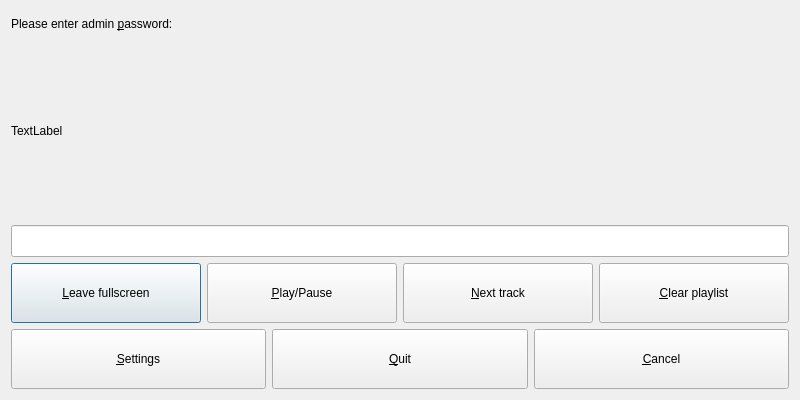
<?xml version="1.0" encoding="UTF-8"?>
<ui version="4.0">
 <class>AdminDialog</class>
 <widget class="QDialog" name="AdminDialog">
  <property name="windowModality">
   <enum>Qt::ApplicationModal</enum>
  </property>
  <property name="enabled">
   <bool>true</bool>
  </property>
  <property name="geometry">
   <rect>
    <x>0</x>
    <y>0</y>
    <width>800</width>
    <height>400</height>
   </rect>
  </property>
  <property name="minimumSize">
   <size>
    <width>0</width>
    <height>0</height>
   </size>
  </property>
  <property name="windowTitle">
   <string>Dialog</string>
  </property>
  <layout class="QVBoxLayout" name="verticalLayout">
   <item>
    <widget class="QLabel" name="label_2">
     <property name="minimumSize">
      <size>
       <width>363</width>
       <height>25</height>
      </size>
     </property>
     <property name="maximumSize">
      <size>
       <width>363</width>
       <height>25</height>
      </size>
     </property>
     <property name="text">
      <string>Please enter admin &amp;password:</string>
     </property>
     <property name="buddy">
      <cstring>pwdEdit</cstring>
     </property>
    </widget>
   </item>
   <item>
    <widget class="QLabel" name="infoLabel">
     <property name="enabled">
      <bool>true</bool>
     </property>
     <property name="text">
      <string>TextLabel</string>
     </property>
    </widget>
   </item>
   <item>
    <widget class="QLineEdit" name="pwdEdit">
     <property name="font">
      <font>
       <pointsize>15</pointsize>
      </font>
     </property>
     <property name="echoMode">
      <enum>QLineEdit::Password</enum>
     </property>
    </widget>
   </item>
   <item>
    <layout class="QVBoxLayout" name="verticalLayout_2">
     <item>
      <layout class="QHBoxLayout" name="horizontalLayout">
       <item>
        <widget class="QPushButton" name="leaveFullscreenBtn">
         <property name="sizePolicy">
          <sizepolicy hsizetype="Expanding" vsizetype="Fixed">
           <horstretch>0</horstretch>
           <verstretch>0</verstretch>
          </sizepolicy>
         </property>
         <property name="minimumSize">
          <size>
           <width>0</width>
           <height>60</height>
          </size>
         </property>
         <property name="text">
          <string>&amp;Leave fullscreen</string>
         </property>
        </widget>
       </item>
       <item>
        <widget class="QPushButton" name="playPauseBtn">
         <property name="sizePolicy">
          <sizepolicy hsizetype="Expanding" vsizetype="Fixed">
           <horstretch>0</horstretch>
           <verstretch>0</verstretch>
          </sizepolicy>
         </property>
         <property name="minimumSize">
          <size>
           <width>0</width>
           <height>60</height>
          </size>
         </property>
         <property name="text">
          <string>&amp;Play/Pause</string>
         </property>
        </widget>
       </item>
       <item>
        <widget class="QPushButton" name="nextBtn">
         <property name="sizePolicy">
          <sizepolicy hsizetype="Expanding" vsizetype="Fixed">
           <horstretch>0</horstretch>
           <verstretch>0</verstretch>
          </sizepolicy>
         </property>
         <property name="minimumSize">
          <size>
           <width>0</width>
           <height>60</height>
          </size>
         </property>
         <property name="text">
          <string>&amp;Next track</string>
         </property>
        </widget>
       </item>
       <item>
        <widget class="QPushButton" name="clearBtn">
         <property name="sizePolicy">
          <sizepolicy hsizetype="Expanding" vsizetype="Fixed">
           <horstretch>0</horstretch>
           <verstretch>0</verstretch>
          </sizepolicy>
         </property>
         <property name="minimumSize">
          <size>
           <width>0</width>
           <height>60</height>
          </size>
         </property>
         <property name="text">
          <string>&amp;Clear playlist</string>
         </property>
        </widget>
       </item>
      </layout>
     </item>
     <item>
      <layout class="QHBoxLayout" name="horizontalLayout_2">
       <item>
        <widget class="QPushButton" name="pushButton">
         <property name="sizePolicy">
          <sizepolicy hsizetype="Expanding" vsizetype="Fixed">
           <horstretch>0</horstretch>
           <verstretch>0</verstretch>
          </sizepolicy>
         </property>
         <property name="minimumSize">
          <size>
           <width>0</width>
           <height>60</height>
          </size>
         </property>
         <property name="text">
          <string>&amp;Settings</string>
         </property>
        </widget>
       </item>
       <item>
        <widget class="QPushButton" name="quitBtn">
         <property name="sizePolicy">
          <sizepolicy hsizetype="Expanding" vsizetype="Fixed">
           <horstretch>0</horstretch>
           <verstretch>0</verstretch>
          </sizepolicy>
         </property>
         <property name="minimumSize">
          <size>
           <width>0</width>
           <height>60</height>
          </size>
         </property>
         <property name="text">
          <string>&amp;Quit</string>
         </property>
        </widget>
       </item>
       <item>
        <widget class="QPushButton" name="cancelBtn">
         <property name="sizePolicy">
          <sizepolicy hsizetype="Expanding" vsizetype="Fixed">
           <horstretch>0</horstretch>
           <verstretch>0</verstretch>
          </sizepolicy>
         </property>
         <property name="minimumSize">
          <size>
           <width>0</width>
           <height>60</height>
          </size>
         </property>
         <property name="text">
          <string>&amp;Cancel</string>
         </property>
        </widget>
       </item>
      </layout>
     </item>
    </layout>
   </item>
  </layout>
 </widget>
 <tabstops>
  <tabstop>pwdEdit</tabstop>
  <tabstop>leaveFullscreenBtn</tabstop>
  <tabstop>playPauseBtn</tabstop>
  <tabstop>nextBtn</tabstop>
  <tabstop>clearBtn</tabstop>
  <tabstop>pushButton</tabstop>
  <tabstop>quitBtn</tabstop>
  <tabstop>cancelBtn</tabstop>
 </tabstops>
 <resources/>
 <connections>
  <connection>
   <sender>cancelBtn</sender>
   <signal>clicked()</signal>
   <receiver>AdminDialog</receiver>
   <slot>cancelDialog()</slot>
   <hints>
    <hint type="sourcelabel">
     <x>788</x>
     <y>303</y>
    </hint>
    <hint type="destinationlabel">
     <x>741</x>
     <y>261</y>
    </hint>
   </hints>
  </connection>
  <connection>
   <sender>quitBtn</sender>
   <signal>clicked()</signal>
   <receiver>AdminDialog</receiver>
   <slot>quitApp()</slot>
   <hints>
    <hint type="sourcelabel">
     <x>394</x>
     <y>303</y>
    </hint>
    <hint type="destinationlabel">
     <x>333</x>
     <y>261</y>
    </hint>
   </hints>
  </connection>
  <connection>
   <sender>pwdEdit</sender>
   <signal>returnPressed()</signal>
   <receiver>leaveFullscreenBtn</receiver>
   <slot>click()</slot>
   <hints>
    <hint type="sourcelabel">
     <x>39</x>
     <y>228</y>
    </hint>
    <hint type="destinationlabel">
     <x>50</x>
     <y>303</y>
    </hint>
   </hints>
  </connection>
  <connection>
   <sender>pushButton</sender>
   <signal>clicked()</signal>
   <receiver>AdminDialog</receiver>
   <slot>settings()</slot>
   <hints>
    <hint type="sourcelabel">
     <x>591</x>
     <y>303</y>
    </hint>
    <hint type="destinationlabel">
     <x>538</x>
     <y>263</y>
    </hint>
   </hints>
  </connection>
  <connection>
   <sender>leaveFullscreenBtn</sender>
   <signal>clicked()</signal>
   <receiver>AdminDialog</receiver>
   <slot>leaveFullscreen()</slot>
   <hints>
    <hint type="sourcelabel">
     <x>106</x>
     <y>303</y>
    </hint>
    <hint type="destinationlabel">
     <x>107</x>
     <y>255</y>
    </hint>
   </hints>
  </connection>
  <connection>
   <sender>nextBtn</sender>
   <signal>clicked()</signal>
   <receiver>AdminDialog</receiver>
   <slot>nextTrack()</slot>
   <hints>
    <hint type="sourcelabel">
     <x>171</x>
     <y>360</y>
    </hint>
    <hint type="destinationlabel">
     <x>203</x>
     <y>391</y>
    </hint>
   </hints>
  </connection>
  <connection>
   <sender>clearBtn</sender>
   <signal>clicked()</signal>
   <receiver>AdminDialog</receiver>
   <slot>clearPlaylist()</slot>
   <hints>
    <hint type="sourcelabel">
     <x>372</x>
     <y>359</y>
    </hint>
    <hint type="destinationlabel">
     <x>401</x>
     <y>392</y>
    </hint>
   </hints>
  </connection>
  <connection>
   <sender>playPauseBtn</sender>
   <signal>clicked()</signal>
   <receiver>AdminDialog</receiver>
   <slot>playPause()</slot>
   <hints>
    <hint type="sourcelabel">
     <x>609</x>
     <y>355</y>
    </hint>
    <hint type="destinationlabel">
     <x>632</x>
     <y>394</y>
    </hint>
   </hints>
  </connection>
 </connections>
 <slots>
  <slot>quitApp()</slot>
  <slot>cancelDialog()</slot>
  <slot>settings()</slot>
  <slot>leaveFullscreen()</slot>
  <slot>nextTrack()</slot>
  <slot>clearPlaylist()</slot>
  <slot>playPause()</slot>
 </slots>
</ui>
